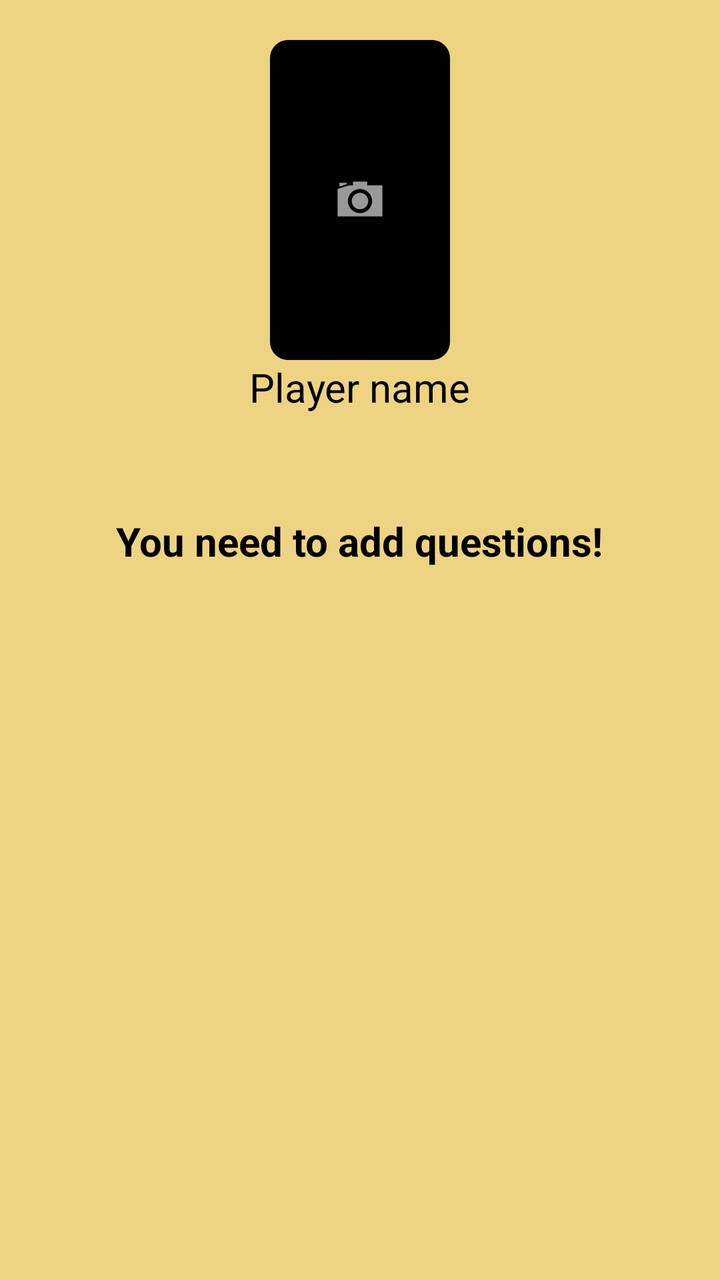
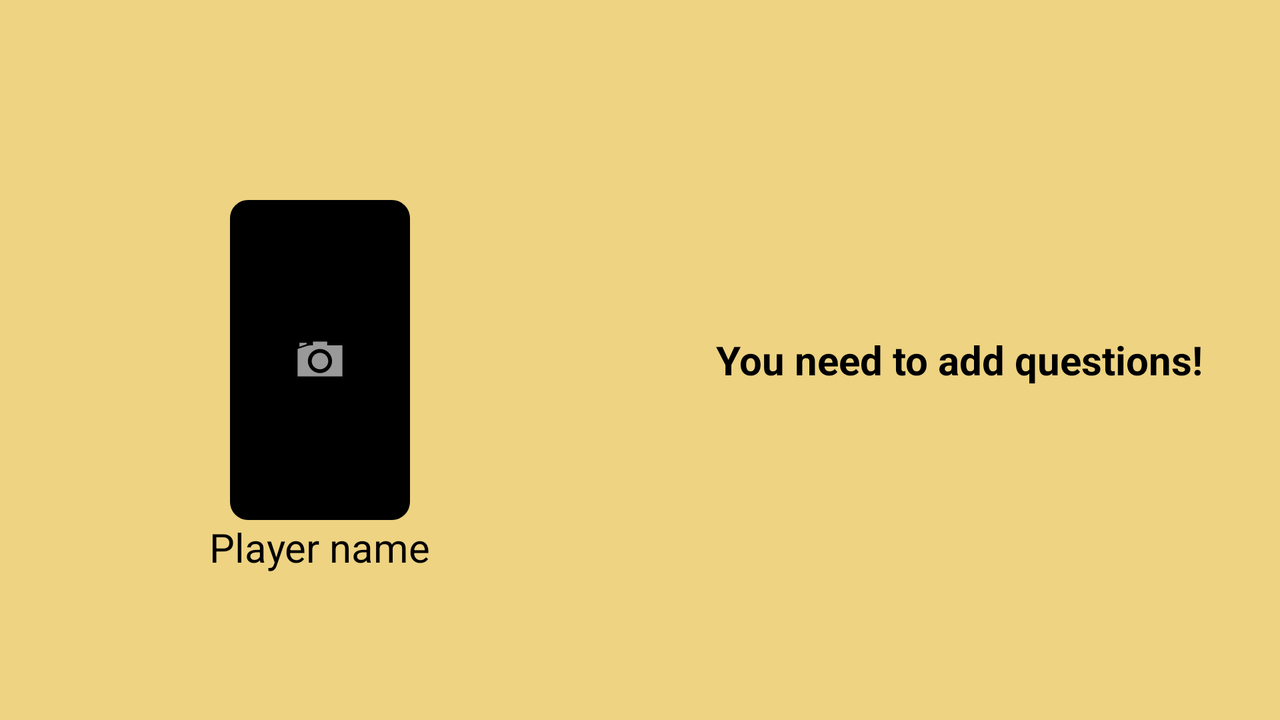

Compare how this app lays out the same screen by default and in its alternative resource folder. The renders come first, then the two layout files and the values they reference.
<!-- AndroidManifest.xml: application theme Theme.TruthGame -->
<!-- res/layout/fragment_game.xml -->
<?xml version="1.0" encoding="utf-8"?>
<ScrollView xmlns:android="http://schemas.android.com/apk/res/android"
    android:layout_width="match_parent"
    android:layout_height="match_parent"
    android:background="@color/buff">

    <LinearLayout xmlns:app="http://schemas.android.com/apk/res-auto"
        xmlns:tools="http://schemas.android.com/tools"
        android:layout_width="match_parent"
        android:layout_height="wrap_content"
        android:layout_gravity="top"
        android:background="@color/buff"
        android:orientation="vertical"
        android:padding="20dp"
        tools:context=".controller.GameFragment">

        <com.google.android.material.imageview.ShapeableImageView
            android:id="@+id/player_imageView"
            android:layout_width="90dp"
            android:layout_height="160dp"
            android:layout_gravity="center"
            android:background="@android:color/background_dark"
            android:contentDescription="@string/user_picture"
            android:cropToPadding="true"
            android:scaleType="centerInside"
            android:src="@android:drawable/ic_menu_camera"
            app:shapeAppearanceOverlay="@style/ShapeAppearanceOverlay.App.CornerSize50Percent" />

        <TextView
            android:id="@+id/player_textView"
            android:layout_width="wrap_content"
            android:layout_height="wrap_content"
            android:layout_gravity="center"
            android:layout_marginBottom="50dp"
            android:text="@string/player_name"
            android:textSize="20sp" />

        <TextView
            android:id="@+id/question_textView"
            android:layout_width="wrap_content"
            android:layout_height="wrap_content"
            android:layout_gravity="center"
            android:layout_marginBottom="50dp"
            android:text="@string/you_need_to_add_questions"
            android:textSize="20sp"
            android:textStyle="bold" />

        <LinearLayout
            android:layout_width="match_parent"
            android:layout_height="wrap_content"
            android:gravity="center">

            <Button
                android:id="@+id/thumbs_down_button"
                style="@style/Widget.Material3.Button.IconButton"
                android:layout_width="wrap_content"
                android:layout_height="wrap_content"
                android:layout_marginEnd="30dp"
                android:backgroundTint="@android:color/holo_red_light"
                android:contentDescription="@string/thumbs_down"
                app:icon="@drawable/ic_thumbs_down"
                app:iconTint="@color/white" />

            <Button
                android:id="@+id/thumbs_up_button"
                style="@style/Widget.Material3.Button.IconButton"
                android:layout_width="wrap_content"
                android:layout_height="wrap_content"
                android:backgroundTint="@android:color/holo_green_light"
                android:contentDescription="@string/thumbs_up"
                app:icon="@drawable/ic_thumbs_up"
                app:iconTint="@color/white" />
        </LinearLayout>
    </LinearLayout>
</ScrollView>
<!-- resources referenced by this layout -->
<resources>
  <color name="buff">#EDD382</color>
  <color name="white">#FFFFFFFF</color>
  <string name="player_name">Player name</string>
  <string name="thumbs_down">Thumbs down</string>
  <string name="thumbs_up">Thumbs up</string>
  <string name="user_picture">User picture</string>
  <string name="you_need_to_add_questions">You need to add questions!</string>
  <style name="ShapeAppearanceOverlay.App.CornerSize50Percent" parent="">
          <item name="cornerFamily">rounded</item>
          <item name="cornerSize">10%</item>
      </style>
  <style name="Theme.TruthGame" parent="Theme.Material3.DayNight.NoActionBar">
          
          <item name="colorPrimary">@color/sandy_brown</item>
          <item name="colorPrimaryVariant">@color/buff</item>
          <item name="colorOnPrimary">@color/yellow_crayola</item>
          
          <item name="colorSecondary">@color/red_orange</item>
          <item name="colorSecondaryVariant">@color/sinopia</item>
          <item name="colorOnSecondary">@color/black</item>
          
          <item name="android:statusBarColor">?attr/colorPrimaryVariant</item>
          
      </style>
  <color name="sandy_brown">#C9AE4C</color>
  <color name="yellow_crayola">#F2F3AE</color>
  <color name="red_orange">#FF521B</color>
  <color name="sinopia">#C73E1D</color>
  <color name="black">#FF000000</color>
</resources>
<!-- res/layout-land/fragment_game.xml (the repository's variant of the layout above) -->
<!-- drawn on the phone turned sideways -->
<?xml version="1.0" encoding="utf-8"?>
<LinearLayout xmlns:android="http://schemas.android.com/apk/res/android"
    xmlns:app="http://schemas.android.com/apk/res-auto"
    android:layout_width="match_parent"
    android:layout_height="match_parent"
    android:baselineAligned="false"
    android:orientation="horizontal">

    <RelativeLayout
        android:layout_width="0dp"
        android:layout_height="match_parent"
        android:layout_weight="1"
        android:background="@color/buff">

        <com.google.android.material.imageview.ShapeableImageView
            android:id="@+id/player_imageView"
            android:layout_width="90dp"
            android:layout_height="160dp"
            android:layout_centerInParent="true"
            android:layout_centerVertical="true"
            android:background="@android:color/background_dark"
            android:contentDescription="@string/user_picture"
            android:cropToPadding="true"
            android:scaleType="centerInside"
            android:src="@android:drawable/ic_menu_camera"
            app:shapeAppearanceOverlay="@style/ShapeAppearanceOverlay.App.CornerSize50Percent" />

        <TextView
            android:id="@+id/player_textView"
            android:layout_width="wrap_content"
            android:layout_height="wrap_content"
            android:layout_below="@+id/player_imageView"
            android:layout_centerHorizontal="true"
            android:text="@string/player_name"
            android:textSize="20sp" />
    </RelativeLayout>

    <RelativeLayout
        android:layout_width="0dp"
        android:layout_height="match_parent"
        android:layout_weight="1"
        android:background="@color/buff">

        <TextView
            android:id="@+id/question_textView"
            android:layout_width="wrap_content"
            android:layout_height="wrap_content"
            android:layout_centerInParent="true"
            android:layout_gravity="center"
            android:layout_marginBottom="50dp"
            android:text="@string/you_need_to_add_questions"
            android:textSize="20sp"
            android:textStyle="bold" />

        <LinearLayout
            android:layout_width="match_parent"
            android:layout_height="wrap_content"
            android:layout_below="@id/question_textView"
            android:layout_centerInParent="true"
            android:gravity="center">

            <Button
                android:id="@+id/thumbs_down_button"
                style="@style/Widget.Material3.Button.IconButton"
                android:layout_width="wrap_content"
                android:layout_height="wrap_content"
                android:layout_marginEnd="30dp"
                android:backgroundTint="@android:color/holo_red_light"
                android:contentDescription="@string/thumbs_down"
                app:icon="@drawable/ic_thumbs_down"
                app:iconTint="@color/white" />

            <Button
                android:id="@+id/thumbs_up_button"
                style="@style/Widget.Material3.Button.IconButton"
                android:layout_width="wrap_content"
                android:layout_height="wrap_content"
                android:backgroundTint="@android:color/holo_green_light"
                android:contentDescription="@string/thumbs_up"
                app:icon="@drawable/ic_thumbs_up"
                app:iconTint="@color/white" />
        </LinearLayout>
    </RelativeLayout>
</LinearLayout>
